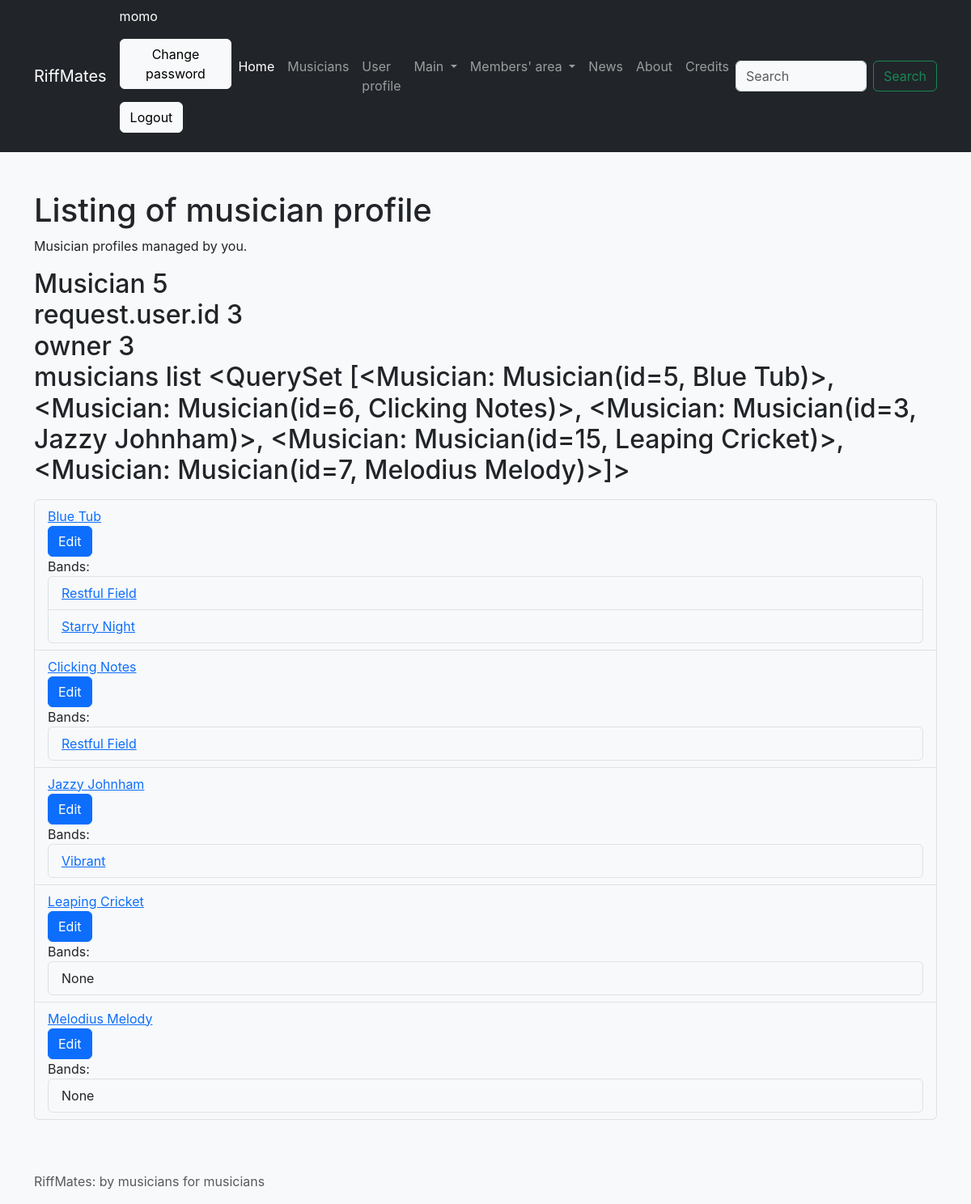
The app's page /bands/user_list_musician (signed in) with its own data.
### bands/models.py (models this page shows, shortened)
class UserProfile(models.Model):
    user = models.OneToOneField(User, on_delete=models.CASCADE)
    musician_profiles = models.ManyToManyField(Musician, blank=True)
    venues_operated = models.ManyToManyField(Venue, blank=True)

class Musician(models.Model):
    id = models.SmallAutoField(
        primary_key=True,
    )
    first_name = models.CharField(
        verbose_name="First name",
        max_length=50,
        error_messages="Enter your first name",
    )
    last_name = models.CharField(
        verbose_name="Last name",
        max_length=50,
        error_messages="Enter your last name",
    )
    birth = models.DateField(
        verbose_name = "Date of birth",
        blank=True,
        error_messages="Enter your date of birth",
    )
    STYLE_MUSIC = {
        "ROCK": "Rock and roll",
        "RELA": "Relaxing",
        "LIVE": "Lively",
    }
    style = models.CharField(
        verbose_name="Style of music",
        max_length=4,
        choices=STYLE_MUSIC,
        default="RELA",
        error_messages="Choose your style of music",
    )
    description = models.TextField(
        verbose_name="Description",
        max_length=300,
        blank=True,
        error_messages="Enter a description"
    )
    picture = models.ImageField(
        verbose_name="Your profile picture",
        max_length=500000, # 500KB,
        blank=True, null=True,
        help_text="Photo in JPG and PNG format only. Not more than 500KB.",
        error_messages="Upload a picture",
    )
    class Meta:
        ordering = ["first_name"]
    def __str__(self):
        return f"Musician(id={self.id}, {self.first_name} {self.last_name})"

class BandGroup(models.Model):
    id = models.SmallAutoField(primary_key=True)
    name = models.CharField(max_length=20, default="Band Group", verbose_name="Band group")
    members = models.ManyToManyField(to="bands.Musician", verbose_name="Members")
    class Meta:
        ordering = ["name"]

### bands/views.py (the view)
def user_list_musician(request):
    data = {
        'title': 'List musician profile',
        'musicians': request.user.userprofile.musician_profiles.all(),
        'style_music': Musician.STYLE_MUSIC,
    }
    return render(request=request,
                  template_name="user_list_musician.html",
                  context=data)

### templates/user_list_musician.html (shortened to what this page needs)
{% extends "base.html" %}
{% block content %}
<h1>Listing of musician profile</h1>
<p>
    Musician profiles managed by you.
</p>
<p>
    <h2>
        Musician {{ musicians|length }}
        <br>
        request.user.id {{ request.user.id }}
        <br>
        owner {{ request.user.userprofile.user.id}}
        <br>
        musicians list {{ request.user.userprofile.musician_profiles.all }}
    </h2>
</p>
<p>
    <ul class="list-group">
        {% for m in musicians %}
        <li class="list-group-item">
            <a href="{% url "musician_detail" m.id %}">
                {{ m.first_name }} {{ m.last_name }}
            </a>
            <br>
            <a href="{% url 'user_edit_musician' m.id %}"
                class="btn btn-primary">
                Edit</a>
            <br>
            Bands:
            <ul class="list-group">
            {% if m.bandgroup_set.all|length != 0 %}
            {% for item in m.bandgroup_set.all %}
                <li class="list-group-item">
                    <a href="{% url 'bandgroup_detail' item.id %}">
                        {{ item.name }}
                    </a>
                </li>
            {% endfor %%}
            {% else %}
            <li class="list-group-item">None</li>
            {% endif %}
            </ul>
        </li>
        {% empty %}
        <li class="list-group-item">No musicians in the database</li>
        {% endfor %}
    </ul>
</p>
{% endblock content %}

### templates/base.html (shortened to what this page needs)
{% load django_browser_reload %}
{% load static %}
<!doctype html>
<html lang="en">
  <head>
    <link href="https://cdn.jsdelivr.net/npm/bootstrap@5.3.2/dist/css/bootstrap.min.css" rel="stylesheet">
    <link rel="stylesheet" href="{% static 'styles.css' %}">
    <link rel="stylesheet" href="{% static 'main.css' %}">
  </head>
  <body>
    {% block navbar %}
    <nav class="navbar navbar-expand-lg navbar-dark bg-dark">
      <div class="container">
        <a class="navbar-brand" href="{% url 'index' %}">RiffMates</a>
            <div>
              {% if user.is_authenticated %}
              <p class="text-white bg-dark">{{ user.username }}</p>
              <p>
              <form id="password-change-form" method="POST"
                action="{% url 'password_change' %}">
                <button type="submit" class="btn btn-light">Change password</button>
              </form>
              </p>
              <p>
              <form id="logout-form" method="POST"
                action="{% url 'logout' %}" >
                <button type="submit" class="btn btn-light">Logout</button>
              </form>
             </p>
              {% endif %}
            </div>
        <div class="collapse navbar-collapse" id="navbarSupportedContent">
          <ul class="navbar-nav me-auto mb-2 mb-lg-0">
            <li class="nav-item">
              <a class="nav-link active" aria-current="page"
              href="{% url 'index' %}">
                Home</a>
            </li>
            <li class="nav-item">
              <a class="nav-link"
              href="{% url 'musicians_list' %}">Musicians</a>
            </li>
            <li class="nav-item">
              <a class="nav-link" href="{% url 'user_profile' %}">
                User profile</a>
            </li>
            <li class="nav-item dropdown">
              <a class="nav-link dropdown-toggle" href="#" id="navbarDropdown" role="button" data-bs-toggle="dropdown" aria-expanded="false">
                Main
              </a>
              </li>
                {% if user.is_authenticated %}
                <li class="nav-item dropdown">
                  <a class="nav-link dropdown-toggle" href="#" id="navbarDropdown" role="button" data-bs-toggle="dropdown" aria-expanded="false">
                    Members' area
                  </a>
                  </li>
                  {% endif %}
                <li class="nav-item"><a class="nav-link"
                  href="{% url 'news' %}">News</a></li>
                <li class="nav-item"><a class="nav-link" href="{% url 'about' %}">
                  About</a></li>
                <li class="nav-item"><a class="nav-link" href="{% url 'credits' %}">
                  Credits</a></li>
          </ul>
          <form class="d-flex" role="search">
            <input class="form-control me-2" type="search" placeholder="Search" aria-label="Search">
            <button class="btn btn-outline-success" type="submit">Search</button>
          </form>
        </div>
      </div>
    </nav>
    {% endblock navbar %}
    <main>
    <div class="container my-5">
      {% block content %}{% endblock content %}
    </div>
    </main>
    <footer class="footer mt-auto py-3 bg-light">
        <div class="container">
          {% block footer %}
            <span class="text-muted">RiffMates: by musicians for musicians</span>
          {% endblock footer %}
        </div>
    </footer>
  </body>
</html>

### static/styles.css (style rules this page uses)
:root { --bs-body-bg: var(--bs-gray-100); }

### hello/static/main.css (style rules this page uses)
body { margin: 0; font-family: -apple-system, BlinkMacSystemFont, "Segoe UI", "Roboto", "Oxygen", "Ubuntu", "Cantarell", "Fira Sans", "Droid Sans", "Helvetica Neue", sans-serif; -webkit-font-smoothing: antialiased; -moz-osx-font-smoothing: grayscale; }

### records on screen
Musician: first_name "Blue", last_name "Tub"
BandGroup: name "Restful Field"
BandGroup: name "Starry Night"
Musician: first_name "Clicking", last_name "Notes"
Musician: first_name "Jazzy", last_name "Johnham"
BandGroup: name "Vibrant"
Musician: first_name "Leaping", last_name "Cricket", shows "None"
Musician: first_name "Melodius", last_name "Melody", shows "None"

### other values on screen
{{ user.username }} "momo"
{{ musicians|length }} "5"
{{ request.user.id }} "3"
{{ request.user.userprofile.user.id }} "3"
